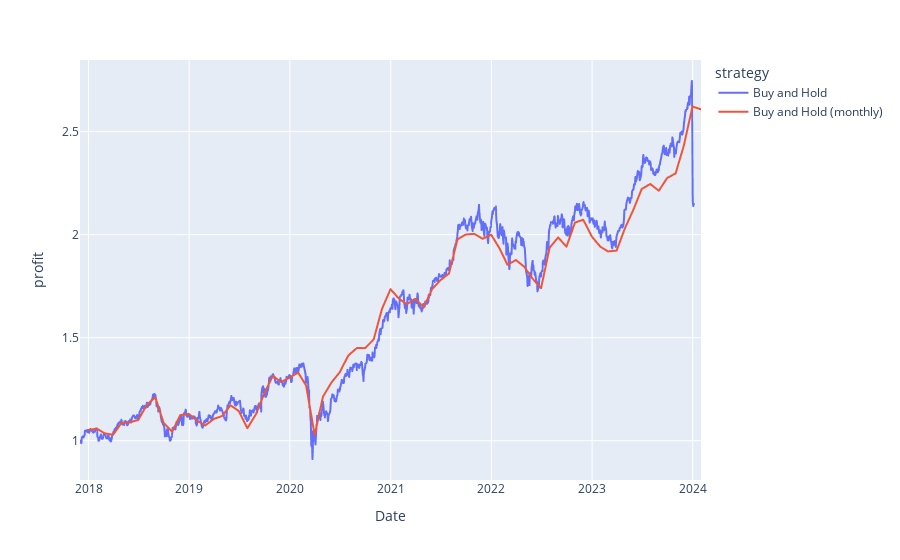

Notebook code cell kept with this figure:
### Code cell
plt.figure(figsize=(20, 10))
px.line(
    pd.concat(
        [data_for_buy_and_hold, data_for_buy_and_hold_monthly],
        ),
    x='Date',
    y='profit',
    color='strategy'
)

### Figure 1 — Plotly figure (JSON) as saved in the notebook; plotly's stock layout.template omitted (floating-point values rounded to 4 significant figures; data arrays with more than 128 entries replaced by an {"elided": "..."} marker saying what was removed)
{"data": [{"hovertemplate": "strategy=Buy and Hold<br>Date=%{x}<br>profit=%{y}<extra></extra>", "legendgroup": "Buy and Hold", "line": {"color": "#636efa", "dash": "solid"}, "marker": {"symbol": "circle"}, "mode": "lines", "name": "Buy and Hold", "showlegend": true, "type": "scattergl", "x": {"elided": "1506 str values"}, "xaxis": "x", "y": {"elided": "1506 float values"}, "yaxis": "y"}, {"hovertemplate": "strategy=Buy and Hold (monthly)<br>Date=%{x}<br>profit=%{y}<extra></extra>", "legendgroup": "Buy and Hold (monthly)", "line": {"color": "#EF553B", "dash": "solid"}, "marker": {"symbol": "circle"}, "mode": "lines", "name": "Buy and Hold (monthly)", "showlegend": true, "type": "scattergl", "x": ["2017-12-31T00:00:00", "2018-01-31T00:00:00", "2018-02-28T00:00:00", "2018-03-31T00:00:00", "2018-04-30T00:00:00", "2018-05-31T00:00:00", "2018-06-30T00:00:00", "2018-07-31T00:00:00", "2018-08-31T00:00:00", "2018-09-30T00:00:00", "2018-10-31T00:00:00", "2018-11-30T00:00:00", "2018-12-31T00:00:00", "2019-01-31T00:00:00", "2019-02-28T00:00:00", "2019-03-31T00:00:00", "2019-04-30T00:00:00", "2019-05-31T00:00:00", "2019-06-30T00:00:00", "2019-07-31T00:00:00", "2019-08-31T00:00:00", "2019-09-30T00:00:00", "2019-10-31T00:00:00", "2019-11-30T00:00:00", "2019-12-31T00:00:00", "2020-01-31T00:00:00", "2020-02-29T00:00:00", "2020-03-31T00:00:00", "2020-04-30T00:00:00", "2020-05-31T00:00:00", "2020-06-30T00:00:00", "2020-07-31T00:00:00", "2020-08-31T00:00:00", "2020-09-30T00:00:00", "2020-10-31T00:00:00", "2020-11-30T00:00:00", "2020-12-31T00:00:00", "2021-01-31T00:00:00", "2021-02-28T00:00:00", "2021-03-31T00:00:00", "2021-04-30T00:00:00", "2021-05-31T00:00:00", "2021-06-30T00:00:00", "2021-07-31T00:00:00", "2021-08-31T00:00:00", "2021-09-30T00:00:00", "2021-10-31T00:00:00", "2021-11-30T00:00:00", "2021-12-31T00:00:00", "2022-01-31T00:00:00", "2022-02-28T00:00:00", "2022-03-31T00:00:00", "2022-04-30T00:00:00", "2022-05-31T00:00:00", "2022-06-30T00:00:00", "2022-07-31T00:00:00", "2022-08-31T00:00:00", "2022-09-30T00:00:00", "2022-10-31T00:00:00", "2022-11-30T00:00:00", "2022-12-31T00:00:00", "2023-01-31T00:00:00", "2023-02-28T00:00:00", "2023-03-31T00:00:00", "2023-04-30T00:00:00", "2023-05-31T00:00:00", "2023-06-30T00:00:00", "2023-07-31T00:00:00", "2023-08-31T00:00:00", "2023-09-30T00:00:00", "2023-10-31T00:00:00", "2023-11-30T00:00:00", "2023-12-31T00:00:00", "2024-01-31T00:00:00"], "xaxis": "x", "y": [1.052, 1.059, 1.036, 1.029, 1.086, 1.09, 1.1, 1.173, 1.211, 1.087, 1.043, 1.124, 1.129, 1.096, 1.074, 1.105, 1.119, 1.172, 1.143, 1.061, 1.128, 1.229, 1.314, 1.285, 1.306, 1.331, 1.267, 1.027, 1.213, 1.283, 1.332, 1.414, 1.45, 1.449, 1.491, 1.639, 1.735, 1.689, 1.662, 1.689, 1.647, 1.736, 1.779, 1.811, 1.977, 2.001, 2.004, 1.98, 2.0, 1.932, 1.854, 1.877, 1.844, 1.785, 1.74, 1.936, 1.986, 1.941, 2.058, 2.072, 1.991, 1.941, 1.918, 1.923, 2.031, 2.122, 2.221, 2.246, 2.213, 2.274, 2.297, 2.433, 2.622, 2.608], "yaxis": "y"}], "layout": {"legend": {"title": {"text": "strategy"}, "tracegroupgap": 0}, "margin": {"t": 60}, "xaxis": {"anchor": "y", "domain": [0, 1], "title": {"text": "Date"}}, "yaxis": {"anchor": "x", "domain": [0, 1], "title": {"text": "profit"}}}}
